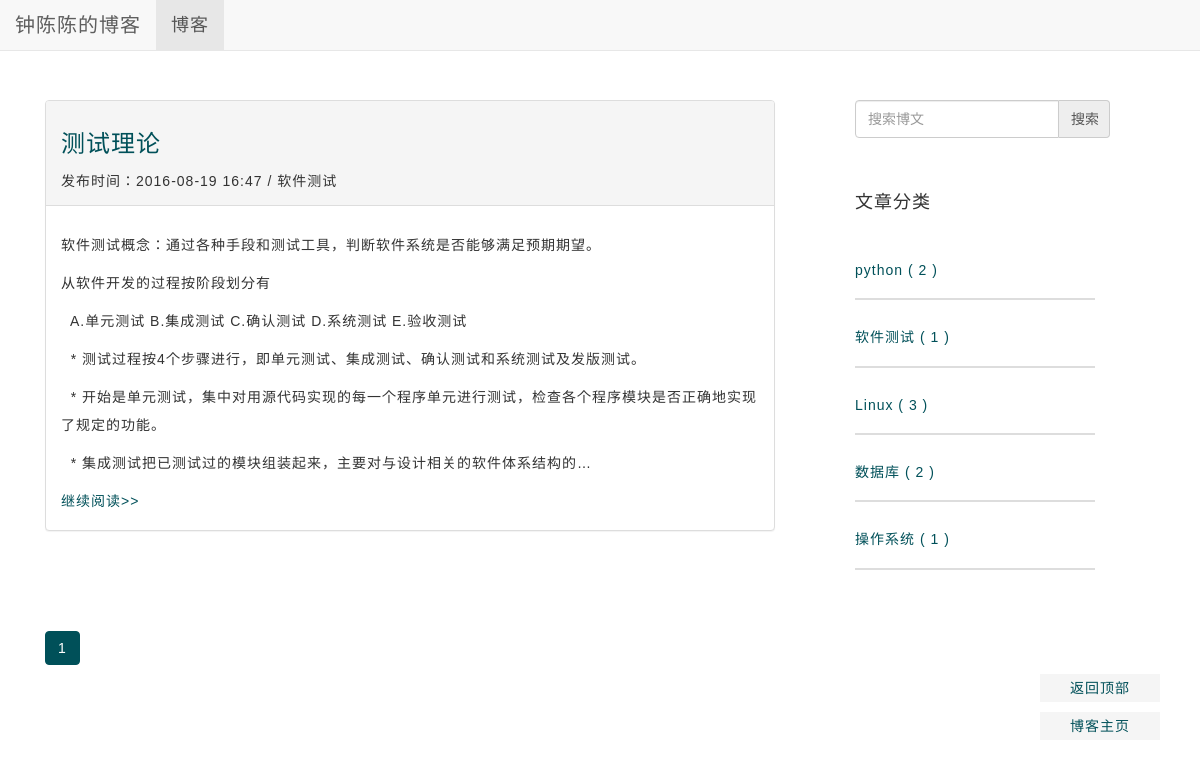
Page /blog/cat/5/ on the committed database.
### blog/models.py (models this page shows, shortened)
class Blog(models.Model):
    title = models.CharField(verbose_name='Title',max_length=32)
    author = models.CharField(verbose_name='Author', max_length=16)
    content=RichTextUploadingField('Content')
    created = models.DateTimeField(verbose_name='Pub_Date', auto_now_add=True)
    category = models.ForeignKey(Category, verbose_name='Category')
    tags = models.ManyToManyField(Tag, verbose_name='Tags')

class Category(models.Model):
    name = models.CharField('名称', max_length=16)
    num=models.IntegerField(default=0,blank=True)

### blog/views.py (the view)
# urls.py: url(r'^cat/(?P<category_id>\d+)/$', views.get_category, name='blog_get_category'),
def get_category(request, category_id):
    try:
        cat=Category.objects.get(id=category_id)
    except Category.DoesNotExist:
        raise Http404
    cat_blogset=cat.blog_set.all().order_by('-created')
    blog_paginator=Paginator(cat_blogset,8)#show 8 blogs per page
    page=request.GET.get('page')
    try:
        blogs=blog_paginator.page(page)
    except PageNotAnInteger:
        blogs=blog_paginator.page(1)
    except EmptyPage:
        blogs=blog_paginator(blog_paginator.num_pages)
    ctx = {
    'blogs': blogs,
    'categories':Category.objects.all(),
    }
    return render(request, 'blog-list.html', ctx)

### blog/templates/blog-list.html (shortened to what this page needs)
{% extends "blog_base.html" %}
{% block head %}
{% load staticfiles %}
	<link rel="stylesheet" type="text/css" href="{% static 'blog/css/base.css' %}" />
	<link rel="stylesheet" type="text/css" href="{% static 'blog/css/get_blog.css' %}" />
{% endblock %}
{% block content %}
{% for blog in blogs %}
<div class="blog_item">
	<div class="panel panel-default">
		<div class="panel-heading">
			<div class="blog_header">
				<a href= "{% url 'blog_get_detail' blog.id %}"><h3>{{ blog.title }}</h3></a>
				<span class="blog_created" >发布时间：{{ blog.created|date:"Y-m-d H:i" }}</span>
				<span class="dc_sep">/</span></small>
				<span class="blog_category" >{{ blog.category.name }}</span>
			</div>
		</div>
		<div class="panel-body">
		    <div class="blog_content">
			    <p> {{ blog.content|truncatechars:300 |safe}}</p>
		     </div>
				<a class="continue" href="{% url 'blog_get_detail' blog.id %}" style="padding-top:15px font-size:16px">继续阅读>></a>
		</div>
	</div>
</div>
{% endfor %}
<div class="footer">
	<ul class="pagination">
		<li class="page_btn active" id="cur_page">
			 <a   href="?page={{ blogs.number }} " >{{ blogs.number }} </a>
		</li>
	</ul>
</div>
{% endblock %}

### blog/templates/blog_base.html (shortened to what this page needs)
<!DOCTYPE html>
<html>
<head>
        {% load staticfiles %}
        <link href="{% static 'blog/bootstrap/css/bootstrap.min.css' %}" rel="stylesheet">
     {% block head %}{% endblock %}
</head>
<body>
        <div class="navbar navbar-default navbar-fixed-top" role="navigation">
                 <div class="navbar-header">
                          <a class="navbar-brand" href="{% url 'blog_get_blogs' %}">钟陈陈的博客</a>
                 </div>
                 <div class="collapse navbar-collapse" id="example-navbar-collapse">
                         <ul class="nav navbar-nav">
                                  <li class="active">
                                           <a href="{% url 'blog_get_blogs' %}">博客</a>
                                  </li>
                         </ul>
                 </div>
        </div>
        <div class="container" id="top">
                <div class="row">
                        <div class="col-md-8">
                                 {% block content %}{% endblock %}
                        </div>
                        <div class="col-md-3 tags">
                                <form  action="{% url 'blog_search' %}" role="form" method="post">
                                        <div class="input-group">
                                             <input type="text" class="form-control" name="blog_search" placeholder="搜索博文"></input>
                                             <input  id="search-button" type="submit" class="input-group-addon" value="搜索"></input>
                                        </div>
                                </form>
                                <div class="panel panel-default">
                                        <div id="category_title" class="panel-body">
                                                <h4>文章分类</h4>
                                        </div>
                                        <div class="panel-body">
                                                <div class="category_content">
                                                        <ul>
                                                                {% for category in categories %}
                                                                <li class="category_item">
                                                                        <a href="{% url 'blog_get_category' category.id %}" >
                                                                                <h5> {{category.name}}  ( {{category.num}} )</h5>
                                                                         </a>
                                                                </li>
                                                                 {% endfor %}
                                                        </ul>
                                                </div>
                                        </div>
                                </div>
                        </div>
                </div>
        </div>
	<div class="back_to_top">
		<a href="#top" target="_self">返回顶部</a>
		<a href="{%url 'blog_get_blogs' %}" target="_self">博客主页</a>
	</div>
</body>
</html>

### blog/static/blog/css/base.css (style rules this page uses)
body { font-family: Microsoft YaHei,'宋体' , Tahoma, Helvetica, Arial, sans-serif; letter-spacing: 1px; }
a { color: #005059; }
ul ,li { list-style-type: none; padding-left: 0; }
.navbar-brand { font-size:20px; }
.navbar-nav { font-size: 18px; }
.container { font-size: 14px; line-height: 2em; margin-top: 100px; width:95%; }
.col-md-8 { margin-right: 50px; }
#search-button { display: table-cell; height:38px; width:20%; text-align: center; }
.input-group { width:100%; margin-bottom: 30px; }
.input-group .form-control { width:80%; height:38px; }
.tags .panel,.tags .panel-default { border-style:none; box-shadow: none; }
.tags .panel-body { border-style:none; padding-left: 0; }
.category_item { border-bottom-style: solid; border-bottom-width: 2px; border-bottom-color: #DDD; margin-bottom: 30px; padding-bottom: 10px; font-size:20px; }
.pagination li a { color: #005059; }
.pagination .active a { background-color: #005059; border-color: #005059; }
.back_to_top { position:fixed; right:40px; bottom:50px; z-index:100; display:block; }
.back_to_top a { display:block; font-size:14px; color:##A0A0A0!important; background-color:#F5F5F5; width:120px; text-align:center; padding:4px; text-decoration:none; margin-bottom:10px; }

### blog/static/blog/css/get_blog.css (style rules this page uses)
.blog_item { margin-bottom: 80px; }

### rows in the picture
Blog: title "测试理论", created "2016-08-19 16:47", category.name "软件测试", content "软件测试概念：通过各种手段和测试工具，判断软件系统是否能够满足预期期望。 从软件开发的过程按阶段划分有 A.单元测试 B.集成测试 C.确认测试 D.系统测试 E.验收测试 * 测试过程按4个步骤进行，即单元测试、集成测试、确认测试和系统测试及发版测试。 * 开始是单元测试，集中对用源代码实现的每一个程序单元进行测试，检查各个程序模块是否正确地实现了规定的功能。 * 集成测试把已测试过的模块组装起来，主要对与设计相关的软件体系结构的…"
Category: name "python", num "2"
Category: name "软件测试", num "1"
Category: name "Linux", num "3"
Category: name "数据库", num "2"
Category: name "操作系统", num "1"

### other values in the picture
{{ blogs.number }} "1"
